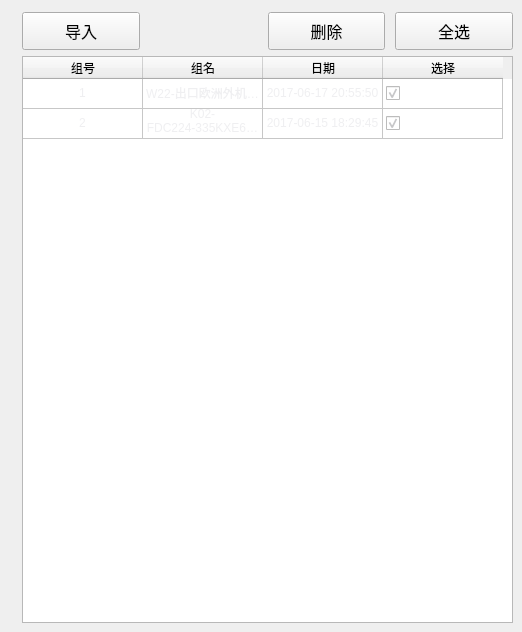
      <widget class="QWidget" name="page_2">
       <widget class="QWidget" name="">
        <property name="geometry">
         <rect>
          <x>22</x>
          <y>12</y>
          <width>491</width>
          <height>611</height>
         </rect>
        </property>
        <layout class="QVBoxLayout" name="verticalLayout" stretch="1,15">
         <property name="spacing">
          <number>6</number>
         </property>
         <item>
          <layout class="QHBoxLayout" name="horizontalLayout_2" stretch="0,0,0,0">
           <property name="spacing">
            <number>10</number>
           </property>
           <item>
            <widget class="QToolButton" name="toolButton_10">
             <property name="sizePolicy">
              <sizepolicy hsizetype="Expanding" vsizetype="Expanding">
               <horstretch>0</horstretch>
               <verstretch>0</verstretch>
              </sizepolicy>
             </property>
             <property name="font">
              <font>
               <family>微软雅黑</family>
               <pointsize>12</pointsize>
              </font>
             </property>
             <property name="text">
              <string>导入</string>
             </property>
            </widget>
           </item>
           <item>
            <spacer name="horizontalSpacer_2">
             <property name="orientation">
              <enum>Qt::Horizontal</enum>
             </property>
             <property name="sizeHint" stdset="0">
              <size>
               <width>40</width>
               <height>20</height>
              </size>
             </property>
            </spacer>
           </item>
           <item>
            <widget class="QToolButton" name="toolButton_11">
             <property name="sizePolicy">
              <sizepolicy hsizetype="Expanding" vsizetype="Expanding">
               <horstretch>0</horstretch>
               <verstretch>0</verstretch>
              </sizepolicy>
             </property>
             <property name="font">
              <font>
               <family>微软雅黑</family>
               <pointsize>12</pointsize>
              </font>
             </property>
             <property name="text">
              <string>删除</string>
             </property>
            </widget>
           </item>
           <item>
            <widget class="QToolButton" name="toolButton_12">
             <property name="sizePolicy">
              <sizepolicy hsizetype="Expanding" vsizetype="Expanding">
               <horstretch>0</horstretch>
               <verstretch>0</verstretch>
              </sizepolicy>
             </property>
             <property name="font">
              <font>
               <family>微软雅黑</family>
               <pointsize>12</pointsize>
              </font>
             </property>
             <property name="text">
              <string>全选</string>
             </property>
            </widget>
           </item>
          </layout>
         </item>
         <item>
          <widget class="QTableWidget" name="tableWidget_2">
           <property name="styleSheet">
            <string notr="true">QTableWidget
{
color:rgb(239, 239, 241);
}

QHeaderView::section
{
color:rgb(0, 0, 0);
}</string>
           </property>
           <attribute name="horizontalHeaderDefaultSectionSize">
            <number>120</number>
           </attribute>
           <attribute name="horizontalHeaderStretchLastSection">
            <bool>false</bool>
           </attribute>
           <attribute name="verticalHeaderVisible">
            <bool>false</bool>
           </attribute>
           <attribute name="verticalHeaderStretchLastSection">
            <bool>false</bool>
           </attribute>
           <row>
            <property name="text">
             <string/>
            </property>
           </row>
           <row>
            <property name="text">
             <string/>
            </property>
           </row>
           <column>
            <property name="text">
             <string>组号</string>
            </property>
           </column>
           <column>
            <property name="text">
             <string>组名</string>
            </property>
           </column>
           <column>
            <property name="text">
             <string>日期</string>
            </property>
           </column>
           <column>
            <property name="text">
             <string>选择</string>
            </property>
           </column>
           <item row="0" column="0">
            <property name="text">
             <string>1</string>
            </property>
            <property name="textAlignment">
             <set>AlignCenter</set>
            </property>
           </item>
           <item row="0" column="1">
            <property name="text">
             <string>W22-出口欧洲外机系列</string>
            </property>
            <property name="textAlignment">
             <set>AlignCenter</set>
            </property>
           </item>
           <item row="0" column="2">
            <property name="text">
             <string>2017-06-17 20:55:50</string>
            </property>
            <property name="textAlignment">
             <set>AlignCenter</set>
            </property>
           </item>
           <item row="0" column="3">
            <property name="textAlignment">
             <set>AlignCenter</set>
            </property>
            <property name="checkState">
             <enum>Checked</enum>
            </property>
           </item>
           <item row="1" column="0">
            <property name="text">
             <string>2</string>
            </property>
            <property name="textAlignment">
             <set>AlignCenter</set>
            </property>
           </item>
           <item row="1" column="1">
            <property name="text">
             <string>K02-FDC224-335KXE6出口向</string>
            </property>
            <property name="textAlignment">
             <set>AlignCenter</set>
            </property>
           </item>
           <item row="1" column="2">
            <property name="text">
             <string>2017-06-15 18:29:45</string>
            </property>
            <property name="textAlignment">
             <set>AlignCenter</set>
            </property>
           </item>
           <item row="1" column="3">
            <property name="text">
             <string/>
            </property>
            <property name="checkState">
             <enum>Checked</enum>
            </property>
           </item>
          </widget>
         </item>
        </layout>
       </widget>
      </widget>
